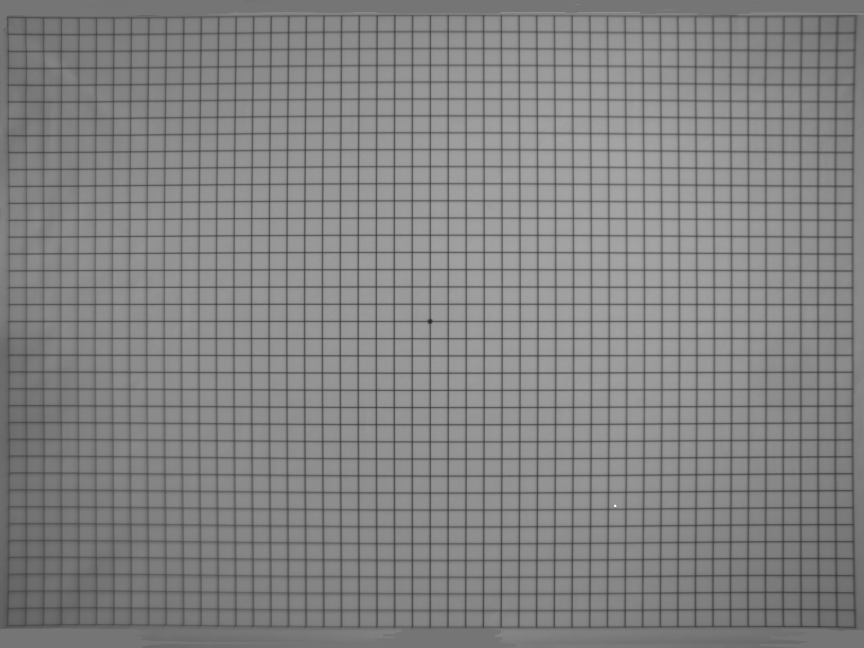
#> input picture Exact_dot_002/Test.png, 2592 x 1944 px (shown at 1/3 size)
$ jupyter execute --allow-errors cocal_adjustment.ipynb
#> lines starting #> are read from the running program, lines starting #| are printed output that depends on the picture
[cell 1]
import matplotlib.pyplot as plt
import numpy as np
import pandas as pd
import cv2
from PIL import Image

[cell 2]
original_image = cv2.imread("Test.png")
#> original_image is the input picture: shape (1944, 2592, 3); min 31, max 255, mean 130.2
print(f"type of original image is: {type(original_image)}")
#| type of original image is: <class 'numpy.ndarray'>
shape_original = np.shape(original_image)
#> shape_original = (1944, 2592, 3)
print(f"shape of original image is: {shape_original} ")
#| shape of original image is: (1944, 2592, 3)

first ı would like to see both of layers it's may give me the clue about threshholding.

[cell 3]
plt.figure(1)
plt.subplot(1,3,1)
plt.imshow(original_image[:,:,0])
plt.subplot(1,3,2)
plt.imshow(original_image[:,:,1])
plt.subplot(1,3,3)
plt.imshow(original_image[:,:,2])
plt.show()
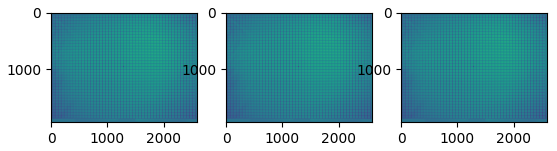
#> figure drawn by matplotlib, 3 panels

[cell 4]
gray = cv2.cvtColor(original_image,cv2.COLOR_BGR2GRAY)
plt.title("gray scaled image" )
plt.imshow(gray)
plt.show

[cell 5]
#bigest common div is :
print(f"most common divider is: {np.gcd(shape_original[0] , shape_original[1])}")
#| most common divider is: 648

[cell 6]
y = np.arange(0 , shape_original[0]+1 , 648)
#> y = [0, 648, 1296, 1944]
x = np.arange(0 , shape_original[1]+1 , 648)
#> x = [0, 648, 1296, 1944, 2592]


print(x , y)
#| [   0  648 1296 1944 2592] [   0  648 1296 1944]

[cell 7]
for i in range(len(y)):
    if i == len(y)-1:
        break
    order1 = [y[i] , y[i+1]]
    print(order1)

[cell 8]
plt.imshow(gray)

[cell 9]
listey = [[0, 648],
[648, 1296],
[1296, 1943],]

[cell 10]
listex = [[0, 648],
[648, 1296],
[1296, 1944],
[1944, 2591]]

#> (a cell that did not finish here is left out)

[cell 12]
plt.imshow(local_area)
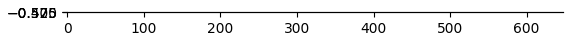
#> figure drawn by matplotlib, 1 panel

[cell 13]
gray[listex[1][0]:listex[1][1] , listex[1][0]:listex[1][1]]
#> Out = empty array

[cell 14]
a = int(listex[0][0])
b = int(listex[0][1])
print(a , b)

[cell 15]
plt.imshow(np.absolute(gray[0:648 , 1944 : 2591] - (255/1)))
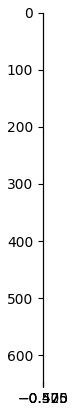
#> figure drawn by matplotlib, 1 panel

[cell 16]
type(listex[i][1])

[cell 17]
plt.imshow(gray[0:648 , 0:648])
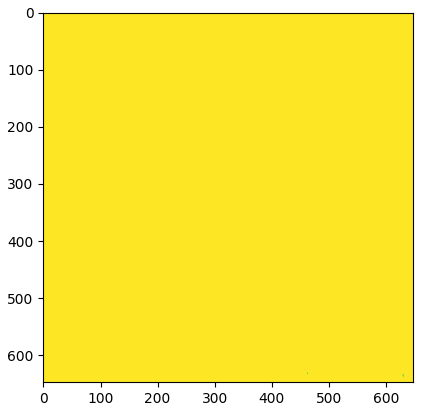
#> figure drawn by matplotlib, 1 panel

$ run again, with Exact_dot_002/darkened-image.png copied over Exact_dot_002/Test.png
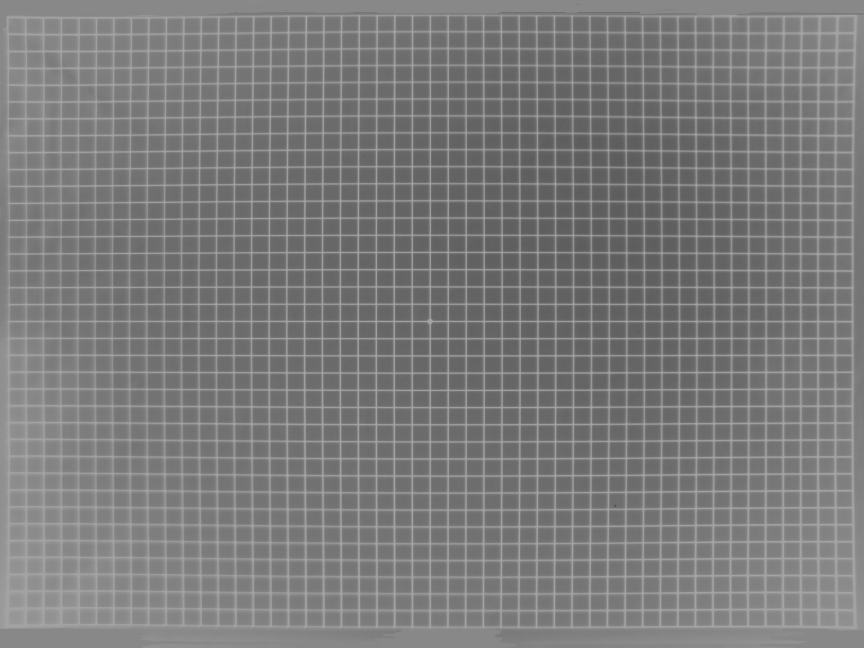
#> input picture Exact_dot_002/darkened-image.png, 2592 x 1944 px (shown at 1/3 size)
#> original_image is the input picture: shape (1944, 2592, 3); min 86, max 163, mean 123.5
#| type of original image is: <class 'numpy.ndarray'>
#| shape of original image is: (1944, 2592, 3)
#| most common divider is: 648
#| [   0  648 1296 1944 2592] [   0  648 1296 1944]
#> Out = empty array
#> `[cell 17] plt.imshow(gray[0:648 , 0:648])`:
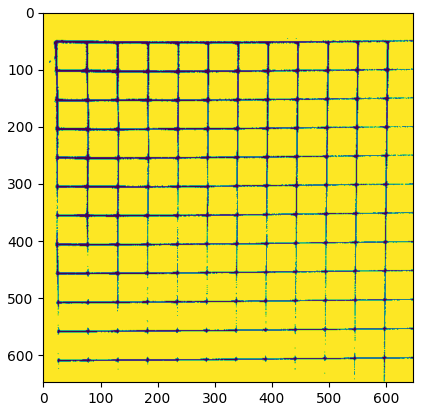
#> figure drawn by matplotlib, 1 panel
